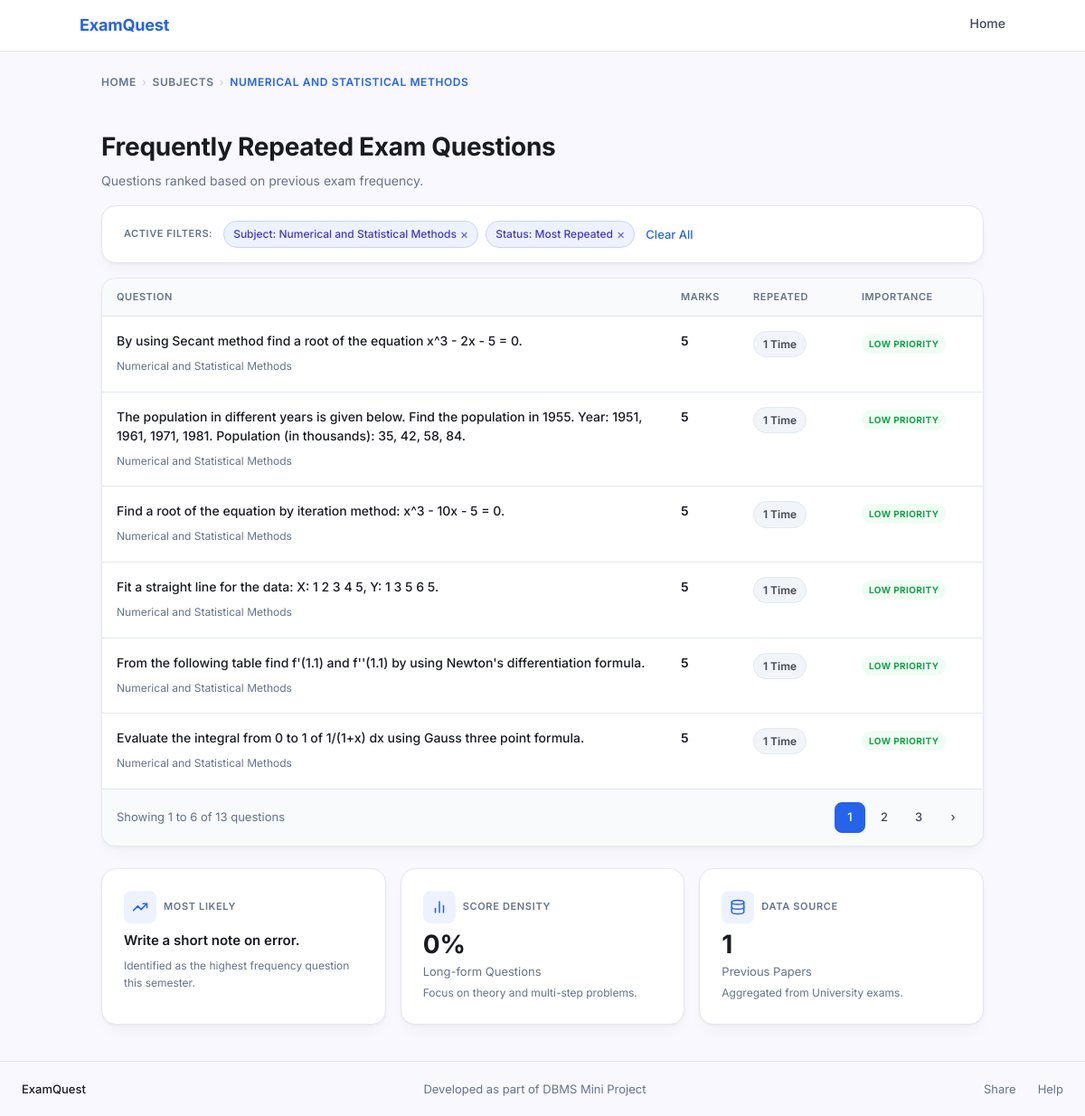
Page /questions.php?subject_id=9 on the earlier database version.
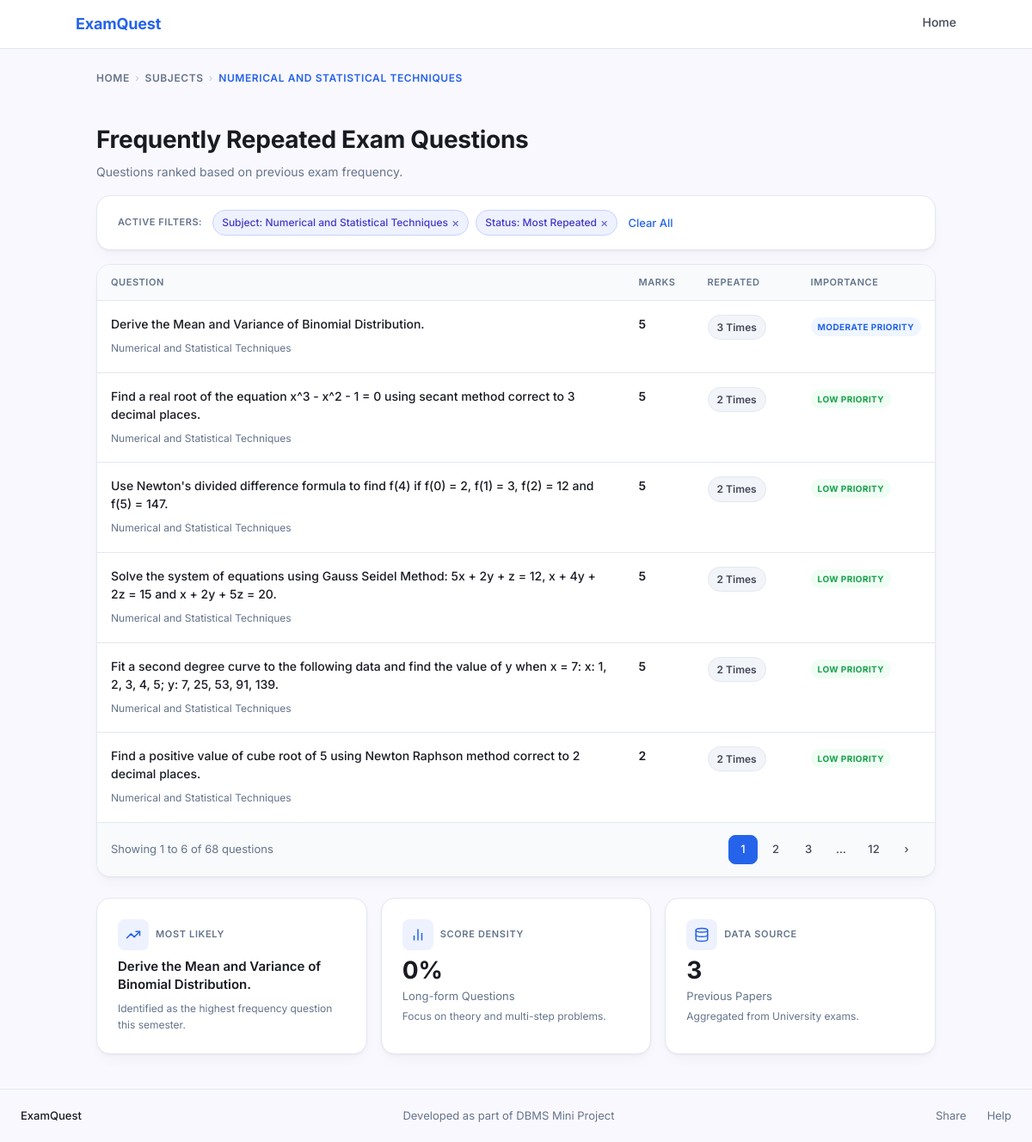
Same page on the later database version.
### tables this page shows
CREATE TABLE subject (
    subject_id   INT AUTO_INCREMENT PRIMARY KEY,
    subject_name VARCHAR(200) NOT NULL,
    semester     VARCHAR(10)  NOT NULL,
    subject_type VARCHAR(50)  NOT NULL DEFAULT 'Core Subject',
    syllabus_id  INT NOT NULL,
    branch_id    INT NOT NULL,
    UNIQUE KEY uq_subject (subject_name(150), semester, syllabus_id, branch_id),
    FOREIGN KEY (syllabus_id) REFERENCES syllabus(syllabus_id) ON DELETE CASCADE,
    FOREIGN KEY (branch_id)   REFERENCES branch(branch_id)     ON DELETE CASCADE
);

CREATE TABLE questions (
    question_id   INT AUTO_INCREMENT PRIMARY KEY,
    subject_id    INT         NOT NULL,
    question_text MEDIUMTEXT  NOT NULL,
    marks         INT         NOT NULL DEFAULT 0,
    frequency     INT         NOT NULL DEFAULT 1,
    UNIQUE KEY uq_question (subject_id, question_text(500)),
    FOREIGN KEY (subject_id) REFERENCES subject(subject_id) ON DELETE CASCADE
);

### questions.php (the view, shortened to what the changed rows need)
<?php
require_once 'db.php';
$subject_id  = intval($_GET['subject_id']  ?? 0);
$syllabus_id = intval($_GET['syllabus_id'] ?? 0);
$branch_id   = intval($_GET['branch_id']   ?? 0);
$semester    = trim($_GET['semester']       ?? '');
$page        = max(1, intval($_GET['page'] ?? 1));
$stmt = $conn->prepare('
    SELECT s.subject_name, s.semester, s.subject_type,
           sy.regulation_year, b.branch_name,
           s.syllabus_id, s.branch_id
    FROM subject s
    JOIN syllabus sy ON sy.syllabus_id = s.syllabus_id
    JOIN branch   b  ON b.branch_id   = s.branch_id
    WHERE s.subject_id = ?
');
$stmt->bind_param('i', $subject_id);
$stmt->execute();
$subject_info = $stmt->get_result()->fetch_assoc();
if ($syllabus_id <= 0) $syllabus_id = intval($subject_info['syllabus_id']);
if ($branch_id   <= 0) $branch_id   = intval($subject_info['branch_id']);
if ($semester === '')  $semester    = $subject_info['semester'];
$stmt = $conn->prepare('SELECT COUNT(*) AS total FROM questions WHERE subject_id = ?');
$stmt->bind_param('i', $subject_id);
$stmt->execute();
$total_questions = intval($stmt->get_result()->fetch_assoc()['total']);
$total_pages = $total_questions > 0 ? (int)ceil($total_questions / PER_PAGE) : 1;
$page   = min($page, $total_pages);
$offset = ($page - 1) * PER_PAGE;
$stmt = $conn->prepare('
    SELECT question_id, question_text, marks, frequency
    FROM questions
    WHERE subject_id = ?
    ORDER BY frequency DESC, marks DESC
    LIMIT ? OFFSET ?
');
$per_page = PER_PAGE;
$stmt->bind_param('iii', $subject_id, $per_page, $offset);
$stmt->execute();
$questions_result = $stmt->get_result();
$questions = [];
while ($row = $questions_result->fetch_assoc()) {
    $questions[] = $row;
}
function getImportance(int $freq): array {
    if ($freq >= 3) return ['label' => 'MODERATE PRIORITY', 'class' => 'badge--blue'];
    return              ['label' => 'LOW PRIORITY',         'class' => 'badge--green'];
}
function getRepeatedLabel(int $freq): string {
    return $freq === 1 ? '1 Time' : $freq . ' Times';
}
$stmt = $conn->prepare('SELECT MAX(frequency) AS max_freq FROM questions WHERE subject_id = ?');
$stmt->bind_param('i', $subject_id);
$stmt->execute();
$max_freq = intval($stmt->get_result()->fetch_assoc()['max_freq']);
$stmt = $conn->prepare('
    SELECT question_text
    FROM questions
    WHERE subject_id = ?
    ORDER BY frequency DESC
    LIMIT 1
');
$stmt->bind_param('i', $subject_id);
$stmt->execute();
$top_row   = $stmt->get_result()->fetch_assoc();
$top_topic = $top_row
    ? (strlen($top_row['question_text']) > 80
        ? substr($top_row['question_text'], 0, 80) . '…'
        : $top_row['question_text'])
    : 'N/A';
function pageUrl(int $p): string {
    $params         = $_GET;
    $params['page'] = $p;
    return '?' . http_build_query($params);
}
?>
<!DOCTYPE html>
<html lang="en">
<head>
    <link rel="stylesheet" href="style.css">
</head>
<body>
<main>
    <div class="container questions-layout">
        <nav class="breadcrumb" aria-label="Breadcrumb">
            <a href="index.php">Home</a>
            <span class="breadcrumb__sep">›</span>
            <a href="subject.php?syllabus_id=<?= $syllabus_id ?>&branch_id=<?= $branch_id ?>&semester=<?= urlencode($semester) ?>">Subjects</a>
            <span class="breadcrumb__sep">›</span>
            <span class="breadcrumb__current"><?= htmlspecialchars(strtoupper($subject_info['subject_name']), ENT_QUOTES, 'UTF-8') ?></span>
        </nav>
        <div class="page-header">
            <div>
                <h1>Frequently Repeated Exam Questions</h1>
            </div>
        </div>
        <div class="card active-filters">
            <span class="active-filters__label">Active Filters:</span>
            <span class="chip">
                Subject: <?= htmlspecialchars($subject_info['subject_name'], ENT_QUOTES, 'UTF-8') ?>
                <a href="subject.php?syllabus_id=<?= $syllabus_id ?>&branch_id=<?= $branch_id ?>&semester=<?= urlencode($semester) ?>">×</a>
            </span>
            <span class="chip">
                Status: Most Repeated
                <a href="<?= pageUrl(1) ?>">×</a>
            </span>
            <a href="subject.php?syllabus_id=<?= $syllabus_id ?>&branch_id=<?= $branch_id ?>&semester=<?= urlencode($semester) ?>" class="link--clear">Clear All</a>
        </div>
        <?php if (empty($questions)): ?>
        <div class="card" style="text-align:center;padding:48px;color:var(--color-secondary-text);">
            <p>No questions available for this subject yet.</p>
        </div>
        <?php else: ?>
        <div class="card question-table">
            <table>
                <thead>
                    <tr>
                        <th>Question</th>
                        <th style="width:80px;">Marks</th>
                        <th style="width:120px;">Repeated</th>
                        <th style="width:150px;">Importance</th>
                    </tr>
                </thead>
                <tbody>
                    <?php foreach ($questions as $q):
                        $imp = getImportance(intval($q['frequency']));
                    ?>
                    <tr>
                        <td>
                            <p class="question-text"><?= htmlspecialchars($q['question_text'], ENT_QUOTES, 'UTF-8') ?></p>
                            <span class="question-meta">
                                <?= htmlspecialchars($subject_info['subject_name'], ENT_QUOTES, 'UTF-8') ?>
                            </span>
                        </td>
                        <td class="marks-cell"><?= intval($q['marks']) ?></td>
                        <td class="freq-cell">
                            <span class="freq-badge"><?= getRepeatedLabel(intval($q['frequency'])) ?></span>
                        </td>
                        <td class="importance-cell">
                            <span class="badge <?= $imp['class'] ?>"><?= $imp['label'] ?></span>
                        </td>
                    </tr>
                    <?php endforeach; ?>
                </tbody>
            </table>
            <div class="pagination">
                <span class="pagination__info">
                    Showing <?= $offset + 1 ?> to <?= min($offset + PER_PAGE, $total_questions) ?> of <?= $total_questions ?> questions
                </span>
                <div class="pagination__pages">
                    <?php
                    $window = 2;
                    $shown  = [];
                    for ($p = 1; $p <= $total_pages; $p++) {
                        if ($p === 1 || $p === $total_pages || abs($p - $page) <= $window) {
                            $shown[] = $p;
                        }
                    }
                    $prev = null;
                    foreach ($shown as $p):
                        if ($prev !== null && $p - $prev > 1): ?>
                        <span class="page-btn page-btn--ellipsis">…</span>
                    <?php endif; ?>
                    <a href="<?= pageUrl($p) ?>"
                       class="page-btn <?= $p === $page ? 'page-btn--active' : '' ?>"
                       aria-label="Page <?= $p ?>"
                       <?= $p === $page ? 'aria-current="page"' : '' ?>>
                        <?= $p ?>
                    </a>
                    <?php $prev = $p;
                    endforeach; ?>
                    <?php if ($page < $total_pages): ?>
                    <a href="<?= pageUrl($page + 1) ?>" class="page-btn" aria-label="Next page">›</a>
                    <?php endif; ?>
                </div>
            </div>
        </div>
        <?php endif; ?>
        <div class="stats-row">
            <div class="card stat-card">
                <div class="stat-card__header">
                    <div class="stat-card__icon">
                    </div>
                    <span class="stat-card__eyebrow">Most Likely</span>
                </div>
                <div style="font-size:15px;font-weight:600;color:var(--color-on-surface);line-height:1.4;margin-bottom:4px;">
                    <?= htmlspecialchars($top_topic, ENT_QUOTES, 'UTF-8') ?>
                </div>
                <div class="stat-card__note">Identified as the highest frequency question this semester.</div>
            </div>
            <div class="card stat-card">
                <div class="stat-card__header">
                    <div class="stat-card__icon">
                    </div>
                    <span class="stat-card__eyebrow">Data Source</span>
                </div>
                <div class="stat-card__value"><?= $max_freq ?></div>
                <div class="stat-card__label">Previous Papers</div>
                <div class="stat-card__note">Aggregated from University exams.</div>
            </div>
        </div>
    </div>
</main>
</body>
</html>

Differences in the rows shown:
no longer on this page (row unchanged): questions: question_text "By using Secant method find a root of the equation x^3 - 2x - 5 = 0.", subject.subject_name "Numerical and Statistical Methods", marks "5", frequency "1 Time", frequency "LOW PRIORITY"
no longer on this page (row unchanged): questions: question_text "The population in different years is given below. Find the population in 1955. Year: 1951, 1961, 1971, 1981. Population (in thousands): 35, 42, 58, 84.", subject.subject_name "Numerical and Statistical Methods", marks "5", frequency "1 Time", frequency "LOW PRIORITY"
no longer on this page (row unchanged): questions: question_text "Find a root of the equation by iteration method: x^3 - 10x - 5 = 0.", subject.subject_name "Numerical and Statistical Methods", marks "5", frequency "1 Time", frequency "LOW PRIORITY"
no longer on this page (row unchanged): questions: question_text "Fit a straight line for the data: X: 1 2 3 4 5, Y: 1 3 5 6 5.", subject.subject_name "Numerical and Statistical Methods", marks "5", frequency "1 Time", frequency "LOW PRIORITY"
no longer on this page (row unchanged): questions: question_text "From the following table find f'(1.1) and f''(1.1) by using Newton's differentiation formula.", subject.subject_name "Numerical and Statistical Methods", marks "5", frequency "1 Time", frequency "LOW PRIORITY"
no longer on this page (row unchanged): questions: question_text "Evaluate the integral from 0 to 1 of 1/(1+x) dx using Gauss three point formula.", subject.subject_name "Numerical and Statistical Methods", marks "5", frequency "1 Time", frequency "LOW PRIORITY"
no longer on this page (row unchanged): questions: question_text "Write a short note on error."
changed subject: subject_name "NUMERICAL AND STATISTICAL METHODS" → "NUMERICAL AND STATISTICAL TECHNIQUES"; subject_name "Numerical and Statistical Methods" → "Numerical and Statistical Techniques"
now on this page (row edited): questions: question_text "Derive the Mean and Variance of Binomial Distribution.", subject.subject_name "Numerical and Statistical Techniques", marks "5", frequency "3 Times", frequency "MODERATE PRIORITY"
now on this page (row edited): questions: question_text "Find a real root of the equation x^3 - x^2 - 1 = 0 using secant method correct to 3 decimal places.", subject.subject_name "Numerical and Statistical Techniques", marks "5", frequency "2 Times", frequency "LOW PRIORITY"
now on this page (row edited): questions: question_text "Use Newton's divided difference formula to find f(4) if f(0) = 2, f(1) = 3, f(2) = 12 and f(5) = 147.", subject.subject_name "Numerical and Statistical Techniques", marks "5", frequency "2 Times", frequency "LOW PRIORITY"
now on this page (row edited): questions: question_text "Solve the system of equations using Gauss Seidel Method: 5x + 2y + z = 12, x + 4y + 2z = 15 and x + 2y + 5z = 20.", subject.subject_name "Numerical and Statistical Techniques", marks "5", frequency "2 Times", frequency "LOW PRIORITY"
now on this page (row edited): questions: question_text "Fit a second degree curve to the following data and find the value of y when x = 7: x: 1, 2, 3, 4, 5; y: 7, 25, 53, 91, 139.", subject.subject_name "Numerical and Statistical Techniques", marks "5", frequency "2 Times", frequency "LOW PRIORITY"
now on this page (row edited): questions: question_text "Find a positive value of cube root of 5 using Newton Raphson method correct to 2 decimal places.", subject.subject_name "Numerical and Statistical Techniques", marks "2", frequency "2 Times", frequency "LOW PRIORITY"
Other differences:
$total_questions: "13" → "68"
$max_freq: "1" → "3"
new list line: "… 12"
